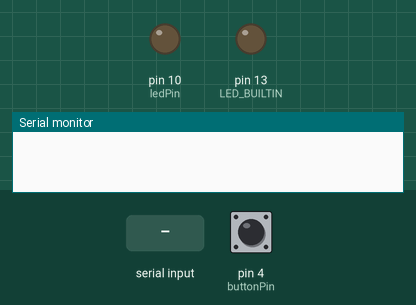
This sketch was run on a simulated Arduino Uno, built with avr-gcc and run on an emulated ATmega328P. Shown: output pins drawn as LEDs (lit = HIGH), the last lines printed to the serial monitor. The test bench sets the inputs (shaded band); at power-on: pin 4 (buttonPin) LOW.

Above: at 1.2 s.
1.3 s: "90 45\n" received over Serial
At 2.1 s:
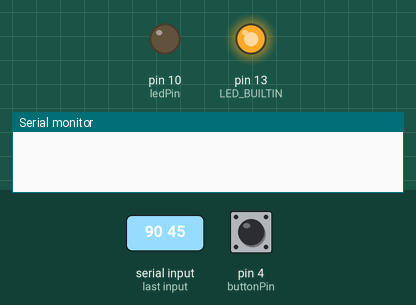
At 2.7 s:
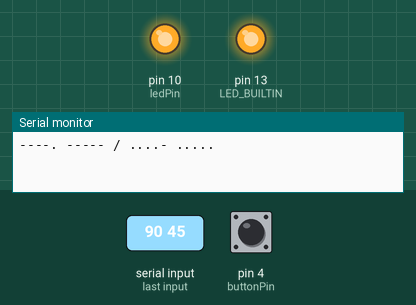
Timing chart, 0 to 10.3 s (numbered marks = the images above; inputs shaded):
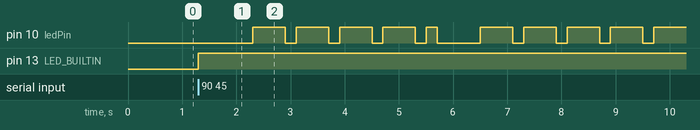

Measured:
- after the input at 1.3 s, pin 10 (ledPin): goes 4 × (HIGH 0.60 s, LOW 0.20 s), HIGH 0.20 s, LOW 0.80 s, 4 × (HIGH 0.60 s, LOW 0.20 s), then HIGH, starting after 1.0 s; pin 13 (LED_BUILTIN): LOW → HIGH at once

The sketch:

code_P1.ino
```cpp
char* morse_dict[] = {
    // The letters A-Z in Morse code
    ".-",   // A
    "-...", // B
    "-.-.", // C
    "-..",  // D
    ".",    // E
    "..-.", // F
    "--.",  // G
    "....", // H
    "..",   // I
    ".---", // J
    "-.-",  // K
    ".-..", // L
    "--",   // M
    "-.",   // N
    "---",  // O
    ".--.", // P
    "--.-", // Q
    ".-.",  // R
    "...",  // S
    "-",    // T
    "..-",  // U
    "...-", // V
    ".--",  // W
    "-..-", // X
    "-.--", // Y
    "--.."  // Z

};

char* mors_nums[] = {
    // The numbers 0-9 in Morse code
    "-----", // 0
    ".----", // 1
    "..---", // 2
    "...--", // 3
    "....-", // 4
    ".....", // 5
    "-....", // 6
    "--...", // 7
    "---..", // 8
    "----."  // 9
};


int ledPin = 10;
int buttonPin = 4;


String plain_text;

String morse_code;

const int time_unit = 200;
const int dot = time_unit;
const int dash = 3 * time_unit;
const int symbol_space = time_unit;
const int letter_space = 3 * time_unit - symbol_space;
const int word_space = 7 * time_unit - letter_space;

void setup() {
    Serial.begin(9600);
    pinMode(ledPin, OUTPUT);
    pinMode(LED_BUILTIN, OUTPUT);
    pinMode(buttonPin, INPUT);
}


void loop() {
    if (digitalRead(buttonPin) == HIGH) {
        Serial.println("Botón");
        while (digitalRead(buttonPin) == HIGH) {
        }
    }
    // if serial available read serial input whole line into plain_text
    if (Serial.available() > 0) { // while morse is playing BUILTIN_LED is on
        digitalWrite(LED_BUILTIN, HIGH);
        plain_text = Serial.readString();
        plain_text.trim();
        morse_code = plain_to_morse(plain_text);
        Serial.println(morse_code);
        play_morse(morse_code);
        digitalWrite(LED_BUILTIN, LOW);
    }
}


// plain text to morse code
String plain_to_morse(String plain_text) {
    plain_text.toUpperCase();
    String morse_code = "";
    for (int i = 0; i < plain_text.length(); i++) {
        char c = plain_text.charAt(i);
        if (c == ' ') {
            morse_code += '/';
            morse_code += ' ';
        } else if (65 <= c && c <= 90) {
            morse_code += morse_dict[c - 65];
            morse_code += ' ';
        } else if (48 <= c && c <= 57) {
            morse_code += mors_nums[c - 48];
            morse_code += ' ';
        } else {
            morse_code += '?';
        }
    }
    return morse_code;
}


void play_morse(String morse_code) {
    for (int i = 0; i < morse_code.length(); i++) {
        char c = morse_code.charAt(i);
        if (c == '/') {
            flash_slash();
        } else if (c == '.') {
            flash_dot();
        } else if (c == '-') {
            flash_dash();
        } else if (c == ' ') {
            flash_space();
        }
        delay(symbol_space);
    }
}


// the dot is the shortest unit of time
void flash_dot() {
    digitalWrite(ledPin, HIGH);
    delay(dot);
    digitalWrite(ledPin, LOW);
}

// the dash is 3 times the dot duration
void flash_dash() {
    digitalWrite(ledPin, HIGH);
    delay(dash);
    digitalWrite(ledPin, LOW);
}

// the space is 3 times the dot duration
void flash_space() {
    delay(letter_space);
}

// the slash is 7 times the dot duration
void flash_slash() {
    delay(word_space);
}
```
